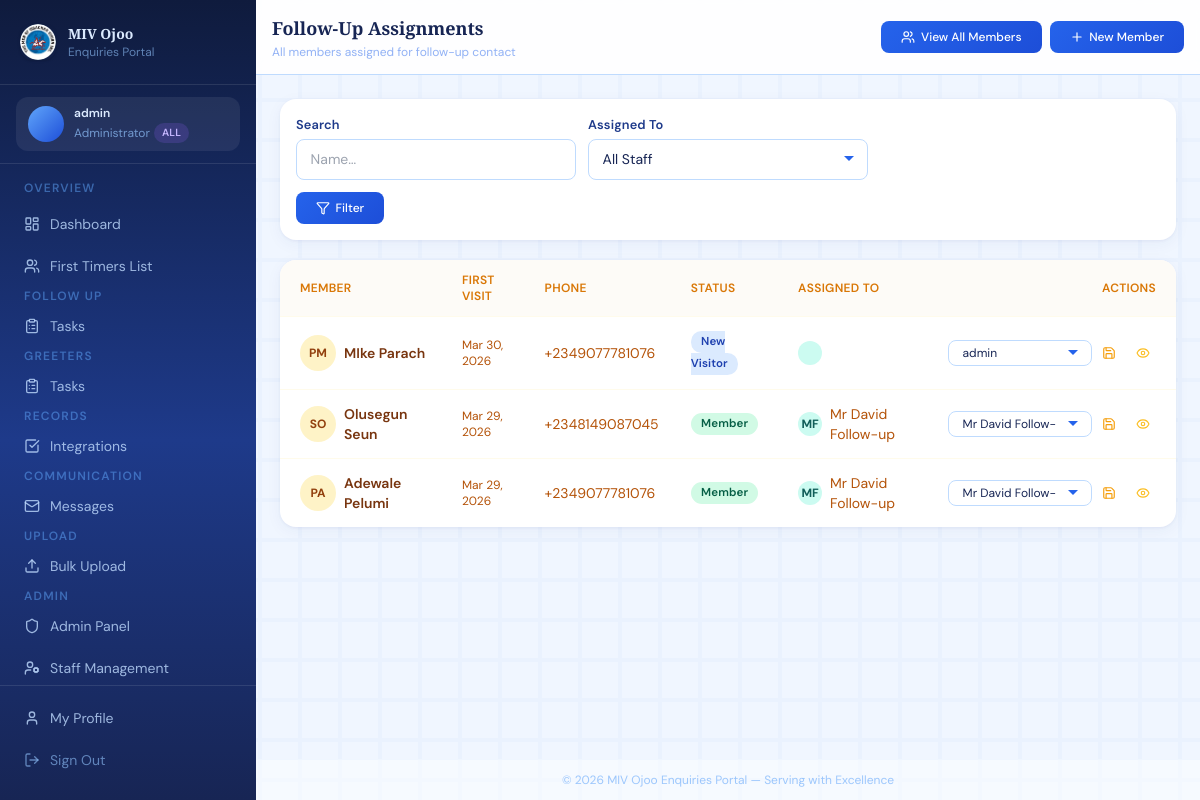
The page /follow-ups/ (signed in) on the database as committed earlier.
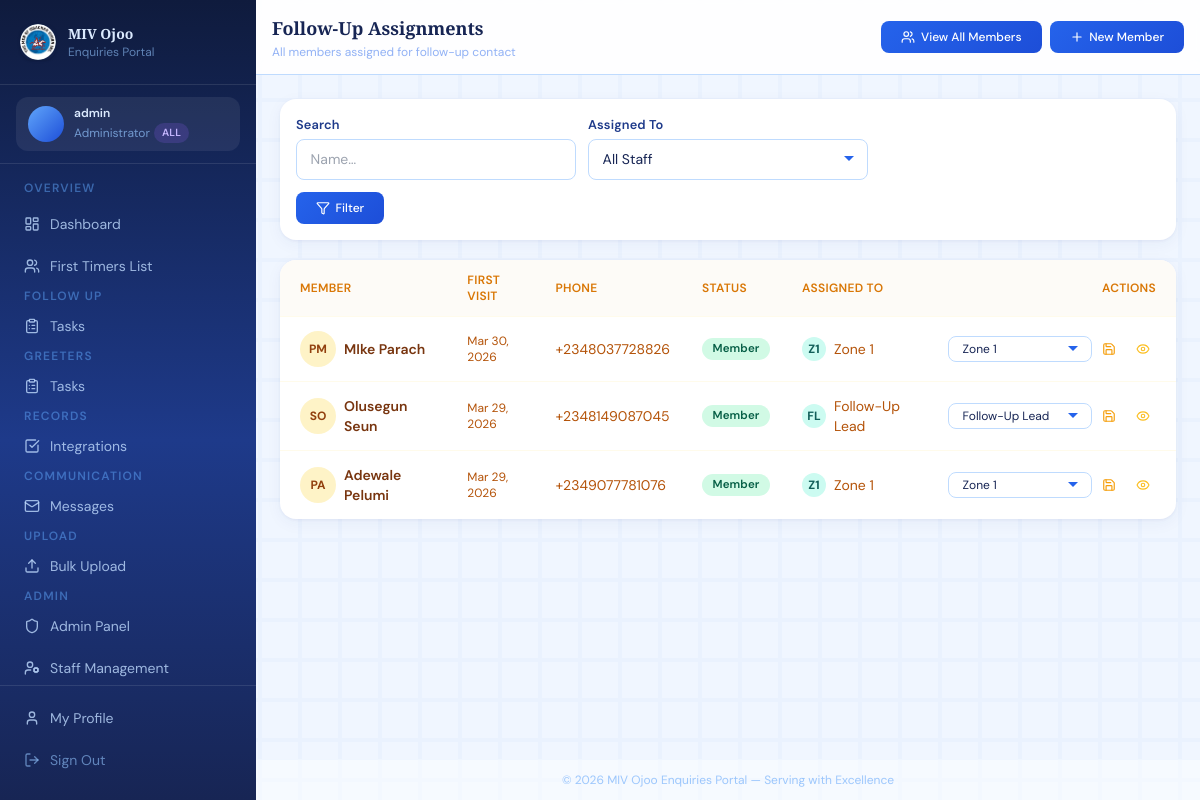
The same page on the database as committed later.
### enquiries/models.py (models this page shows, shortened)
class Member(models.Model):
    GENDER_CHOICES = [('M', 'Male'), ('F', 'Female')]
    STATUS_CHOICES = [
        ('new', 'New Visitor'),
        ('integrated', 'Member'),
        ('inactive', 'Inactive'),
    ]
    MARITAL_CHOICES = [
        ('single', 'Single'),
        ('married', 'Married'),
        ('divorced', 'Divorced'),
        ('widowed', 'Widowed'),
    ]
    AGE_BRACKET_CHOICES = [
        ('under_18', 'Under 18'),
        ('18_25', '18 – 25'),
        ('26_35', '26 – 35'),
        ('36_45', '36 – 45'),
        ('46_55', '46 – 55'),
        ('56_65', '56 – 65'),
        ('above_65', 'Above 65'),
    ]
    BORN_AGAIN_CHOICES = [
        ('yes', 'Yes'),
        ('no', 'No'),
        ('not_sure', 'Not Sure'),
    ]
    JOINING_CHOICES = [
        ('yes', 'Yes'),
        ('no', 'No'),
        ('considering', 'Still Considering'),
    ]
    VISIT_TIME_CHOICES = [
        ('weekday_morning', 'Weekday Morning'),
        ('weekday_afternoon', 'Weekday Afternoon'),
        ('weekday_evening', 'Weekday Evening'),
        ('saturday_morning', 'Saturday Morning'),
        ('saturday_afternoon', 'Saturday Afternoon'),
        ('sunday_after_service', 'Sunday After Service'),
    ]
    first_name = models.CharField(max_length=100)
    last_name = models.CharField(max_length=100)
    email = models.EmailField(unique=True, null=True, blank=True)
    phone = models.CharField(max_length=20, null=True, blank=True)
    whatsapp = models.CharField(max_length=20, null=True, blank=True)
    gender = models.CharField(max_length=1, choices=GENDER_CHOICES, null=True, blank=True)
    date_of_birth = models.DateField(null=True, blank=True)
    age_bracket = models.CharField(
        max_length=20, choices=AGE_BRACKET_CHOICES, null=True, blank=True
    )
    marital_status = models.CharField(
        max_length=20, choices=MARITAL_CHOICES, null=True, blank=True
    )
    address = models.TextField(null=True, blank=True)
    vocation_address = models.TextField(null=True, blank=True)
    occupation = models.CharField(max_length=100, null=True, blank=True)
    status = models.CharField(max_length=20, choices=STATUS_CHOICES, default='new')
    first_visit_date = models.DateField(default=timezone.now)
    how_did_you_hear = models.CharField(max_length=200, null=True, blank=True)
    previous_church = models.CharField(max_length=200, null=True, blank=True)
    invitee = models.CharField(
        max_length=200, null=True, blank=True,
        help_text="Name of the person who invited this visitor"
    )
    is_born_again = models.CharField(
        max_length=10, choices=BORN_AGAIN_CHOICES, null=True, blank=True
    )
    joining_church = models.CharField(
        max_length=20, choices=JOINING_CHOICES, null=True, blank=True
    )
    preferred_visit_time = models.CharField(
        max_length=30, choices=VISIT_TIME_CHOICES, null=True, blank=True
    )
    prayer_requests = models.TextField(null=True, blank=True)
    observation = models.TextField(
        null=True, blank=True,
        help_text="Staff observations about the visitor"
    )
    interests = models.ManyToManyField(
        'Ministry', blank=True, related_name='interested_members'
    )
    assigned_to = models.ForeignKey(
        User, on_delete=models.SET_NULL, null=True, blank=True,
        related_name='assigned_members',
        help_text="Staff member responsible for follow-up / visitation"
    )
    greeter_assigned_to = models.ForeignKey(
        User, on_delete=models.SET_NULL, null=True, blank=True,
        related_name='greeter_assigned_members',
        help_text="Greeter staff member assigned to welcome this visitor"
    )
    created_by = models.ForeignKey(
        User, on_delete=models.SET_NULL, null=True, blank=True,
        related_name='created_members'
    )
    created_at = models.DateTimeField(auto_now_add=True)
    updated_at = models.DateTimeField(auto_now=True)
    notes = models.TextField(null=True, blank=True)
    profile_photo = models.ImageField(upload_to='members/', null=True, blank=True)
    is_baptized = models.BooleanField(default=False)
    is_active = models.BooleanField(default=True)
    is_contacted = models.BooleanField(default=False)
    contacted_at = models.DateTimeField(null=True, blank=True)
    class Meta:
        ordering = ['-created_at']
    def get_full_name(self):
        return f"{self.last_name} {self.first_name}"
    @property
    def initials(self):
        return f"{self.first_name[0]}{self.last_name[0]}".upper()

### enquiries/views.py (the view)
# urls.py: path('follow-ups/', views.followup_list, name='followup_list'),
@login_required
def followup_list(request):
    if get_section(request.user) == 'greeters' and not can_see_all(request.user):
        messages.error(request, 'Follow-ups are managed by the Follow-Up section.')
        return redirect('dashboard')
    qs = Member.objects.filter(is_active=True).select_related('assigned_to')
    if not can_see_all(request.user) and not is_section_admin(request.user):
        qs = qs.filter(assigned_to=request.user)
    search          = request.GET.get('search', '')
    status_filter   = request.GET.get('status', '')
    assigned_filter = request.GET.get('assigned', '')
    if search:
        qs = qs.filter(Q(first_name__icontains=search) | Q(last_name__icontains=search))
    if status_filter:
        qs = qs.filter(status=status_filter)
    if assigned_filter:
        qs = qs.filter(assigned_to_id=assigned_filter)
    unassigned_count = Member.objects.filter(is_active=True, assigned_to__isnull=True).count()
    staff = User.objects.filter(is_active=True, profile__section__in=['followup', 'all'])
    paginator = Paginator(qs, 15)
    members   = paginator.get_page(request.GET.get('page'))
    context = {
        'members':          members,
        'search':           search,
        'status_filter':    status_filter,
        'assigned_filter':  assigned_filter,
        'staff':            staff,
        'unassigned_count': unassigned_count,
        'status_choices':   Member.STATUS_CHOICES,
        'is_section_admin': is_section_admin(request.user),
    }
    return render(request, 'enquiries/followup_list.html', context)

### enquiries/views.py (called while the page is built)
def get_profile(user):
    profile, _ = UserProfile.objects.get_or_create(user=user)
    return profile

def get_section(user):
    return get_profile(user).section

def can_see_all(user):
    if user.is_superuser:
        return True
    profile = get_profile(user)
    return profile.role == 'admin' and profile.section == 'all'

def is_section_admin(user):
    if user.is_superuser:
        return True
    return get_profile(user).role in ('admin', 'section_admin')

### templates/enquiries/followup_list.html (shortened to what the changed rows need)
{% extends "base.html" %}
{% block page_title %}Follow-Up Assignments{% endblock %}
{% block content %}
<div class="card overflow-hidden hidden md:block">
  <div class="overflow-x-auto">
    <table class="w-full text-sm" style="min-width:620px;">
      <thead>
        <tr class="border-b border-amber-50" style="background:#fdfbf7;">
          <th class="text-left px-5 py-3 text-xs font-semibold text-amber-600 uppercase tracking-wide">Member</th>
          <th class="text-left px-4 py-3 text-xs font-semibold text-amber-600 uppercase tracking-wide">First Visit</th>
          <th class="text-left px-4 py-3 text-xs font-semibold text-amber-600 uppercase tracking-wide">Phone</th>
          <th class="text-left px-4 py-3 text-xs font-semibold text-amber-600 uppercase tracking-wide">Status</th>
          <th class="text-left px-4 py-3 text-xs font-semibold text-amber-600 uppercase tracking-wide">Assigned To</th>
          <th class="text-right px-5 py-3 text-xs font-semibold text-amber-600 uppercase tracking-wide">Actions</th>
        </tr>
      </thead>
      <tbody class="divide-y divide-amber-50">
        {% for member in members %}
        <tr class="table-row {% if not member.assigned_to %}bg-amber-50/30{% endif %}">
          <td class="px-5 py-3.5">
            <a href="{% url 'member_detail' member.pk %}" class="flex items-center gap-2 group">
              <div class="avatar text-xs bg-amber-100 text-amber-800 font-bold">{{ member.initials }}</div>
              <span class="font-semibold text-amber-900 group-hover:text-amber-600">{{ member.get_full_name }}</span>
            </a>
          </td>
          <td class="px-4 py-3.5 text-amber-700 text-xs">
            {{ member.first_visit_date|date:"M d, Y"|default:"—" }}
          </td>
          <td class="px-4 py-3.5 text-amber-700">
            {{ member.phone|default:"—" }}
          </td>
          <td class="px-4 py-3.5">
            <span class="badge badge-{{ member.status }}">{{ member.get_status_display }}</span>
          </td>
          <td class="px-4 py-3.5">
            {% if member.assigned_to %}
            <div class="flex items-center gap-2">
              <div class="avatar text-xs bg-teal-100 text-teal-800 font-bold w-6 h-6 text-[10px]">
                {{ member.assigned_to.first_name|slice:":1"|upper }}{{ member.assigned_to.last_name|slice:":1"|upper }}
              </div>
              <span class="text-amber-700 text-sm">{{ member.assigned_to.get_full_name }}</span>
            </div>
            {% else %}
            <span class="text-amber-300 italic text-xs">Unassigned</span>
            {% endif %}
          </td>
          <td class="px-5 py-3.5 text-right">
            <div class="flex items-center justify-end gap-2">
              {% if is_section_admin %}
              <form method="post" action="{% url 'member_assign' member.pk %}" class="flex items-center gap-1">
                <select name="staff_id" class="input-field py-1 text-xs w-36">
                  {% for s in staff %}
                  <option value="{{ s.pk }}" {% if member.assigned_to == s %}selected{% endif %}>
                    {{ s.get_full_name|default:s.username }}
                  </option>
                  {% endfor %}
                </select>
                <button type="submit" class="p-1.5 rounded-lg hover:bg-amber-100 text-amber-500 hover:text-amber-800 transition-colors" title="Save">
                  <i data-lucide="save" class="w-3.5 h-3.5"></i>
                </button>
              </form>
              {% endif %}
              <a href="{% url 'member_detail' member.pk %}" class="p-1.5 rounded-lg hover:bg-amber-100 text-amber-400 hover:text-amber-800 transition-colors" title="View">
                <i data-lucide="eye" class="w-3.5 h-3.5"></i>
              </a>
            </div>
          </td>
        </tr>
        {% endfor %}
      </tbody>
    </table>
  </div>
</div>
{% endblock %}

Rows that differ between the two databases and show on the page:
changed Member "MIke Parach": phone "+2349077781076" → "+2348037728826"; status "New Visitor" → "Member"; assigned_to_id 1 → 5 (drawn); assigned_to.first_name (not shown) → "Z"; assigned_to.last_name (not shown) → "1"; assigned_to.get_full_name (not shown) → "Zone 1"; staff_id "admin" → "Zone 1"
changed Member "Olusegun Seun": assigned_to.first_name "M" → "F"; assigned_to.last_name "F" → "L"; assigned_to.get_full_name "Mr David Follow-up" → "Follow-Up Lead"; staff_id "Mr David Follow-up" → "Follow-Up Lead"
changed Member "Adewale Pelumi": assigned_to.first_name "M" → "Z"; assigned_to.last_name "F" → "1"; assigned_to.get_full_name "Mr David Follow-up" → "Zone 1"; staff_id "Mr David Follow-up" → "Zone 1"
